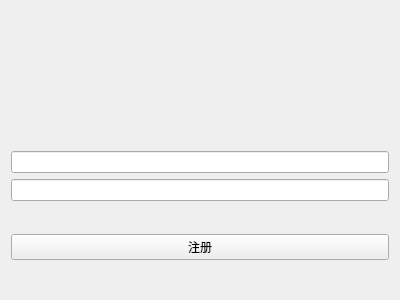
<?xml version="1.0" encoding="UTF-8"?>
<ui version="4.0">
 <class>Register</class>
 <widget class="QWidget" name="Register">
  <property name="geometry">
   <rect>
    <x>0</x>
    <y>0</y>
    <width>400</width>
    <height>300</height>
   </rect>
  </property>
  <property name="windowTitle">
   <string>Form</string>
  </property>
  <layout class="QVBoxLayout" name="verticalLayout_2">
   <item>
    <layout class="QHBoxLayout" name="horizontalLayout">
     <item>
      <spacer name="horizontalSpacer">
       <property name="orientation">
        <enum>Qt::Horizontal</enum>
       </property>
       <property name="sizeHint" stdset="0">
        <size>
         <width>40</width>
         <height>20</height>
        </size>
       </property>
      </spacer>
     </item>
     <item>
      <widget class="QLabel" name="label_icon">
       <property name="minimumSize">
        <size>
         <width>80</width>
         <height>80</height>
        </size>
       </property>
       <property name="maximumSize">
        <size>
         <width>80</width>
         <height>80</height>
        </size>
       </property>
       <property name="text">
        <string/>
       </property>
       <property name="pixmap">
        <pixmap resource="icons.qrc">:/new/prefix1/imgs/icon.jpg</pixmap>
       </property>
      </widget>
     </item>
     <item>
      <spacer name="horizontalSpacer_2">
       <property name="orientation">
        <enum>Qt::Horizontal</enum>
       </property>
       <property name="sizeHint" stdset="0">
        <size>
         <width>40</width>
         <height>20</height>
        </size>
       </property>
      </spacer>
     </item>
    </layout>
   </item>
   <item>
    <layout class="QVBoxLayout" name="verticalLayout">
     <item>
      <widget class="QLineEdit" name="lineEdit_account"/>
     </item>
     <item>
      <widget class="QLineEdit" name="lineEdit_password"/>
     </item>
    </layout>
   </item>
   <item>
    <widget class="QPushButton" name="pushButton_register">
     <property name="text">
      <string>注册</string>
     </property>
    </widget>
   </item>
  </layout>
 </widget>
 <resources>
  <include location="icons.qrc"/>
 </resources>
 <connections/>
</ui>
